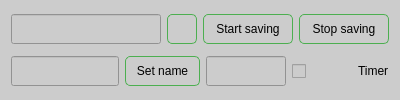
           <widget class="QWidget" name="widget_5" native="true">
            <property name="minimumSize">
             <size>
              <width>0</width>
              <height>100</height>
             </size>
            </property>
            <property name="maximumSize">
             <size>
              <width>16777215</width>
              <height>120</height>
             </size>
            </property>
            <property name="styleSheet">
             <string notr="true">QWidget{
	background-color: #ccc;
}
QPushButton {
    border-radius: 5px;
    border: 1px solid #4CAF50;
}

QPushButton:hover {
    background-color: rgb(230, 230, 230);
}

QPushButton:pressed {
    background-color: #729D1F;
}</string>
            </property>
            <layout class="QVBoxLayout" name="verticalLayout_2">
             <item>
              <widget class="QWidget" name="widget_7" native="true">
               <layout class="QHBoxLayout" name="horizontalLayout_8">
                <property name="leftMargin">
                 <number>0</number>
                </property>
                <property name="topMargin">
                 <number>0</number>
                </property>
                <property name="rightMargin">
                 <number>0</number>
                </property>
                <property name="bottomMargin">
                 <number>0</number>
                </property>
                <item>
                 <widget class="QLineEdit" name="dir_path_line">
                  <property name="minimumSize">
                   <size>
                    <width>0</width>
                    <height>30</height>
                   </size>
                  </property>
                  <property name="readOnly">
                   <bool>true</bool>
                  </property>
                 </widget>
                </item>
                <item>
                 <widget class="QPushButton" name="change_dir_btn">
                  <property name="maximumSize">
                   <size>
                    <width>30</width>
                    <height>30</height>
                   </size>
                  </property>
                  <property name="cursor">
                   <cursorShape>PointingHandCursor</cursorShape>
                  </property>
                  <property name="text">
                   <string/>
                  </property>
                 </widget>
                </item>
                <item>
                 <widget class="QPushButton" name="start_saving_btn">
                  <property name="minimumSize">
                   <size>
                    <width>90</width>
                    <height>30</height>
                   </size>
                  </property>
                  <property name="text">
                   <string>Start saving</string>
                  </property>
                 </widget>
                </item>
                <item>
                 <widget class="QPushButton" name="stop_saving_btn">
                  <property name="minimumSize">
                   <size>
                    <width>90</width>
                    <height>30</height>
                   </size>
                  </property>
                  <property name="text">
                   <string>Stop saving</string>
                  </property>
                 </widget>
                </item>
               </layout>
              </widget>
             </item>
             <item>
              <widget class="QWidget" name="widget_9" native="true">
               <layout class="QHBoxLayout" name="horizontalLayout_3">
                <property name="leftMargin">
                 <number>0</number>
                </property>
                <property name="topMargin">
                 <number>0</number>
                </property>
                <property name="rightMargin">
                 <number>0</number>
                </property>
                <property name="bottomMargin">
                 <number>0</number>
                </property>
                <item>
                 <widget class="QLineEdit" name="file_name_le">
                  <property name="enabled">
                   <bool>true</bool>
                  </property>
                  <property name="minimumSize">
                   <size>
                    <width>0</width>
                    <height>30</height>
                   </size>
                  </property>
                  <property name="maximumSize">
                   <size>
                    <width>200</width>
                    <height>16777215</height>
                   </size>
                  </property>
                  <property name="readOnly">
                   <bool>false</bool>
                  </property>
                 </widget>
                </item>
                <item>
                 <widget class="QPushButton" name="set_name_btn">
                  <property name="minimumSize">
                   <size>
                    <width>75</width>
                    <height>30</height>
                   </size>
                  </property>
                  <property name="text">
                   <string>Set name</string>
                  </property>
                 </widget>
                </item>
                <item>
                 <widget class="QLineEdit" name="save_timer_le">
                  <property name="minimumSize">
                   <size>
                    <width>0</width>
                    <height>30</height>
                   </size>
                  </property>
                  <property name="maximumSize">
                   <size>
                    <width>80</width>
                    <height>16777215</height>
                   </size>
                  </property>
                 </widget>
                </item>
                <item>
                 <widget class="AnimatedToggle" name="save_timer_chb">
                  <property name="sizePolicy">
                   <sizepolicy hsizetype="Preferred" vsizetype="Preferred">
                    <horstretch>0</horstretch>
                    <verstretch>0</verstretch>
                   </sizepolicy>
                  </property>
                  <property name="minimumSize">
                   <size>
                    <width>60</width>
                    <height>0</height>
                   </size>
                  </property>
                  <property name="maximumSize">
                   <size>
                    <width>60</width>
                    <height>16777215</height>
                   </size>
                  </property>
                  <property name="text">
                   <string/>
                  </property>
                 </widget>
                </item>
                <item>
                 <widget class="QLabel" name="label">
                  <property name="text">
                   <string>Timer</string>
                  </property>
                 </widget>
                </item>
               </layout>
              </widget>
             </item>
            </layout>
           </widget>
